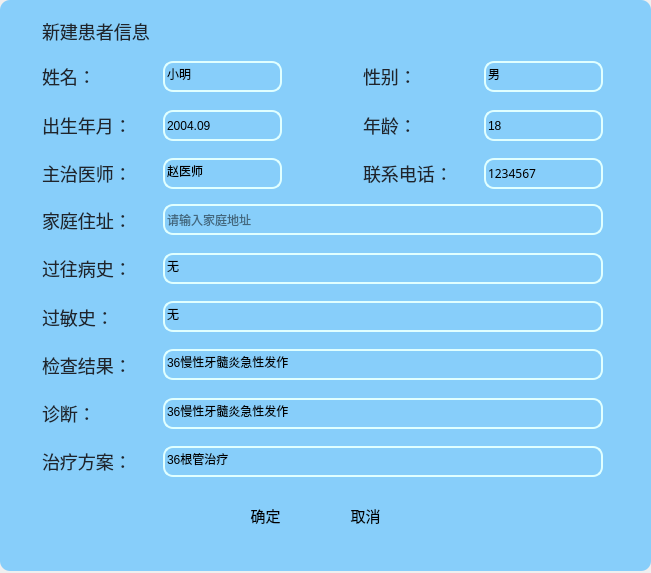
<?xml version="1.0" encoding="UTF-8"?>
<ui version="4.0">
 <class>patientcase</class>
 <widget class="QWidget" name="patientcase">
  <property name="geometry">
   <rect>
    <x>0</x>
    <y>0</y>
    <width>651</width>
    <height>573</height>
   </rect>
  </property>
  <property name="windowTitle">
   <string>Form</string>
  </property>
  <property name="styleSheet">
   <string notr="true"/>
  </property>
  <widget class="QWidget" name="widget" native="true">
   <property name="geometry">
    <rect>
     <x>0</x>
     <y>0</y>
     <width>651</width>
     <height>571</height>
    </rect>
   </property>
   <property name="styleSheet">
    <string notr="true">QWidget {

background:#87CEFA;

    border-radius: 10px;
}
</string>
   </property>
   <widget class="QWidget" name="layoutWidget_8">
    <property name="geometry">
     <rect>
      <x>42</x>
      <y>301</y>
      <width>561</width>
      <height>37</height>
     </rect>
    </property>
    <layout class="QHBoxLayout" name="horizontalLayout_7" stretch="1,5">
     <property name="spacing">
      <number>0</number>
     </property>
     <property name="bottomMargin">
      <number>5</number>
     </property>
     <item>
      <widget class="QLabel" name="label_34">
       <property name="minimumSize">
        <size>
         <width>121</width>
         <height>21</height>
        </size>
       </property>
       <property name="font">
        <font>
         <family>黑体</family>
         <pointsize>-1</pointsize>
         <bold>false</bold>
        </font>
       </property>
       <property name="styleSheet">
        <string notr="true">width: 245px;
height: 38px;
font-size: 18px;

font-weight: 400;
color: #20242B;
line-height: 194px;</string>
       </property>
       <property name="midLineWidth">
        <number>1</number>
       </property>
       <property name="text">
        <string>过敏史：</string>
       </property>
       <property name="textFormat">
        <enum>Qt::PlainText</enum>
       </property>
      </widget>
     </item>
     <item>
      <widget class="QLineEdit" name="lineEdit_7">
       <property name="minimumSize">
        <size>
         <width>0</width>
         <height>31</height>
        </size>
       </property>
       <property name="styleSheet">
        <string notr="true">    border: 2px solid #E0FFFF; /* 设置QWidget的边框为2像素宽的实线边框，颜色为#E0FFFF */
    border-radius: 10px; /* 设置QWidget的边框角为10像素的圆角 */</string>
       </property>
       <property name="text">
        <string>无</string>
       </property>
       <property name="placeholderText">
        <string>请输入过敏史</string>
       </property>
      </widget>
     </item>
    </layout>
   </widget>
   <widget class="QWidget" name="layoutWidget_9">
    <property name="geometry">
     <rect>
      <x>42</x>
      <y>349</y>
      <width>561</width>
      <height>37</height>
     </rect>
    </property>
    <layout class="QHBoxLayout" name="horizontalLayout_9" stretch="1,5">
     <property name="spacing">
      <number>0</number>
     </property>
     <property name="bottomMargin">
      <number>5</number>
     </property>
     <item>
      <widget class="QLabel" name="label_35">
       <property name="minimumSize">
        <size>
         <width>121</width>
         <height>21</height>
        </size>
       </property>
       <property name="font">
        <font>
         <family>黑体</family>
         <pointsize>-1</pointsize>
         <bold>false</bold>
        </font>
       </property>
       <property name="styleSheet">
        <string notr="true">width: 245px;
height: 38px;
font-size: 18px;

font-weight: 400;
color: #20242B;
line-height: 194px;</string>
       </property>
       <property name="midLineWidth">
        <number>1</number>
       </property>
       <property name="text">
        <string>检查结果：</string>
       </property>
       <property name="textFormat">
        <enum>Qt::PlainText</enum>
       </property>
      </widget>
     </item>
     <item>
      <widget class="QLineEdit" name="lineEdit_8">
       <property name="minimumSize">
        <size>
         <width>0</width>
         <height>31</height>
        </size>
       </property>
       <property name="styleSheet">
        <string notr="true">    border: 2px solid #E0FFFF; /* 设置QWidget的边框为2像素宽的实线边框，颜色为#E0FFFF */
    border-radius: 10px; /* 设置QWidget的边框角为10像素的圆角 */</string>
       </property>
       <property name="text">
        <string>36慢性牙髓炎急性发作</string>
       </property>
       <property name="placeholderText">
        <string>请输入检查结果</string>
       </property>
      </widget>
     </item>
    </layout>
   </widget>
   <widget class="QWidget" name="layoutWidget_10">
    <property name="geometry">
     <rect>
      <x>42</x>
      <y>397</y>
      <width>561</width>
      <height>33</height>
     </rect>
    </property>
    <layout class="QHBoxLayout" name="horizontalLayout_10" stretch="1,5">
     <property name="spacing">
      <number>0</number>
     </property>
     <item>
      <widget class="QLabel" name="label_36">
       <property name="minimumSize">
        <size>
         <width>121</width>
         <height>21</height>
        </size>
       </property>
       <property name="font">
        <font>
         <family>黑体</family>
         <pointsize>-1</pointsize>
         <bold>false</bold>
        </font>
       </property>
       <property name="styleSheet">
        <string notr="true">width: 245px;
height: 38px;
font-size: 18px;

font-weight: 400;
color: #20242B;
line-height: 194px;</string>
       </property>
       <property name="midLineWidth">
        <number>1</number>
       </property>
       <property name="text">
        <string>诊断：</string>
       </property>
       <property name="textFormat">
        <enum>Qt::PlainText</enum>
       </property>
      </widget>
     </item>
     <item>
      <widget class="QLineEdit" name="lineEdit_9">
       <property name="minimumSize">
        <size>
         <width>0</width>
         <height>31</height>
        </size>
       </property>
       <property name="styleSheet">
        <string notr="true">    border: 2px solid #E0FFFF; /* 设置QWidget的边框为2像素宽的实线边框，颜色为#E0FFFF */
    border-radius: 10px; /* 设置QWidget的边框角为10像素的圆角 */</string>
       </property>
       <property name="text">
        <string>36慢性牙髓炎急性发作</string>
       </property>
       <property name="placeholderText">
        <string>请输入诊断</string>
       </property>
      </widget>
     </item>
    </layout>
   </widget>
   <widget class="QWidget" name="layoutWidget_11">
    <property name="geometry">
     <rect>
      <x>42</x>
      <y>445</y>
      <width>561</width>
      <height>33</height>
     </rect>
    </property>
    <layout class="QHBoxLayout" name="horizontalLayout_11" stretch="1,5">
     <property name="spacing">
      <number>0</number>
     </property>
     <item>
      <widget class="QLabel" name="label_37">
       <property name="minimumSize">
        <size>
         <width>121</width>
         <height>21</height>
        </size>
       </property>
       <property name="font">
        <font>
         <family>黑体</family>
         <pointsize>-1</pointsize>
         <bold>false</bold>
        </font>
       </property>
       <property name="styleSheet">
        <string notr="true">width: 245px;
height: 38px;
font-size: 18px;

font-weight: 400;
color: #20242B;
line-height: 194px;</string>
       </property>
       <property name="midLineWidth">
        <number>1</number>
       </property>
       <property name="text">
        <string>治疗方案：</string>
       </property>
       <property name="textFormat">
        <enum>Qt::PlainText</enum>
       </property>
      </widget>
     </item>
     <item>
      <widget class="QLineEdit" name="lineEdit_10">
       <property name="minimumSize">
        <size>
         <width>0</width>
         <height>31</height>
        </size>
       </property>
       <property name="styleSheet">
        <string notr="true">    border: 2px solid #E0FFFF; /* 设置QWidget的边框为2像素宽的实线边框，颜色为#E0FFFF */
    border-radius: 10px; /* 设置QWidget的边框角为10像素的圆角 */</string>
       </property>
       <property name="text">
        <string>36根管治疗</string>
       </property>
       <property name="placeholderText">
        <string>请输入治疗方案</string>
       </property>
      </widget>
     </item>
    </layout>
   </widget>
   <widget class="QWidget" name="layoutWidget_6">
    <property name="geometry">
     <rect>
      <x>42</x>
      <y>252</y>
      <width>561</width>
      <height>33</height>
     </rect>
    </property>
    <layout class="QHBoxLayout" name="horizontalLayout_6" stretch="1,10">
     <property name="spacing">
      <number>0</number>
     </property>
     <property name="bottomMargin">
      <number>0</number>
     </property>
     <item>
      <widget class="QLabel" name="label_33">
       <property name="minimumSize">
        <size>
         <width>121</width>
         <height>21</height>
        </size>
       </property>
       <property name="font">
        <font>
         <family>黑体</family>
         <pointsize>-1</pointsize>
         <bold>false</bold>
        </font>
       </property>
       <property name="styleSheet">
        <string notr="true">width: 245px;
height: 38px;
font-size: 18px;

font-weight: 400;
color: #20242B;
line-height: 194px;</string>
       </property>
       <property name="midLineWidth">
        <number>1</number>
       </property>
       <property name="text">
        <string>过往病史：</string>
       </property>
       <property name="textFormat">
        <enum>Qt::PlainText</enum>
       </property>
      </widget>
     </item>
     <item>
      <widget class="QLineEdit" name="lineEdit_6">
       <property name="minimumSize">
        <size>
         <width>0</width>
         <height>31</height>
        </size>
       </property>
       <property name="styleSheet">
        <string notr="true">    border: 2px solid #E0FFFF; /* 设置QWidget的边框为2像素宽的实线边框，颜色为#E0FFFF */
    border-radius: 10px; /* 设置QWidget的边框角为10像素的圆角 */</string>
       </property>
       <property name="text">
        <string>无</string>
       </property>
       <property name="placeholderText">
        <string>请输入过往病史</string>
       </property>
      </widget>
     </item>
    </layout>
   </widget>
   <widget class="QWidget" name="layoutWidget_7">
    <property name="geometry">
     <rect>
      <x>42</x>
      <y>204</y>
      <width>561</width>
      <height>37</height>
     </rect>
    </property>
    <layout class="QHBoxLayout" name="horizontalLayout_5" stretch="1,5">
     <property name="spacing">
      <number>0</number>
     </property>
     <property name="bottomMargin">
      <number>5</number>
     </property>
     <item>
      <widget class="QLabel" name="label_32">
       <property name="minimumSize">
        <size>
         <width>121</width>
         <height>21</height>
        </size>
       </property>
       <property name="font">
        <font>
         <family>黑体</family>
         <pointsize>-1</pointsize>
         <bold>false</bold>
        </font>
       </property>
       <property name="styleSheet">
        <string notr="true">width: 245px;
height: 38px;
font-size: 18px;

font-weight: 400;
color: #20242B;
line-height: 194px;</string>
       </property>
       <property name="midLineWidth">
        <number>1</number>
       </property>
       <property name="text">
        <string>家庭住址：</string>
       </property>
       <property name="textFormat">
        <enum>Qt::PlainText</enum>
       </property>
      </widget>
     </item>
     <item>
      <widget class="QLineEdit" name="lineEdit_5">
       <property name="minimumSize">
        <size>
         <width>0</width>
         <height>31</height>
        </size>
       </property>
       <property name="styleSheet">
        <string notr="true">    border: 2px solid #E0FFFF; /* 设置QWidget的边框为2像素宽的实线边框，颜色为#E0FFFF */
    border-radius: 10px; /* 设置QWidget的边框角为10像素的圆角 */</string>
       </property>
       <property name="placeholderText">
        <string>请输入家庭地址</string>
       </property>
      </widget>
     </item>
    </layout>
   </widget>
   <widget class="QPushButton" name="pushButton">
    <property name="geometry">
     <rect>
      <x>610</x>
      <y>10</y>
      <width>31</width>
      <height>31</height>
     </rect>
    </property>
    <property name="styleSheet">
     <string notr="true">border-image: url(:/Alecive-Flatwoken-Apps-Dialog-Close.96.png);</string>
    </property>
    <property name="text">
     <string/>
    </property>
   </widget>
   <widget class="QWidget" name="layoutWidget">
    <property name="geometry">
     <rect>
      <x>42</x>
      <y>108</y>
      <width>561</width>
      <height>35</height>
     </rect>
    </property>
    <layout class="QHBoxLayout" name="horizontalLayout_15" stretch="3,1,3">
     <property name="spacing">
      <number>0</number>
     </property>
     <item>
      <layout class="QHBoxLayout" name="horizontalLayout_3" stretch="1,2">
       <property name="spacing">
        <number>0</number>
       </property>
       <item>
        <widget class="QLabel" name="label_30">
         <property name="minimumSize">
          <size>
           <width>121</width>
           <height>21</height>
          </size>
         </property>
         <property name="font">
          <font>
           <family>黑体</family>
           <pointsize>-1</pointsize>
           <bold>false</bold>
          </font>
         </property>
         <property name="styleSheet">
          <string notr="true">width: 245px;
height: 38px;
font-size: 18px;

font-weight: 400;
color: #20242B;
line-height: 194px;</string>
         </property>
         <property name="midLineWidth">
          <number>1</number>
         </property>
         <property name="text">
          <string>出生年月：</string>
         </property>
         <property name="textFormat">
          <enum>Qt::PlainText</enum>
         </property>
        </widget>
       </item>
       <item>
        <widget class="QLineEdit" name="lineEdit_3">
         <property name="minimumSize">
          <size>
           <width>0</width>
           <height>31</height>
          </size>
         </property>
         <property name="styleSheet">
          <string notr="true">    border: 2px solid #E0FFFF; /* 设置QWidget的边框为2像素宽的实线边框，颜色为#E0FFFF */
    border-radius: 10px; /* 设置QWidget的边框角为10像素的圆角 */</string>
         </property>
         <property name="text">
          <string>2004.09</string>
         </property>
         <property name="placeholderText">
          <string>请输入</string>
         </property>
        </widget>
       </item>
      </layout>
     </item>
     <item>
      <spacer name="horizontalSpacer_3">
       <property name="orientation">
        <enum>Qt::Horizontal</enum>
       </property>
       <property name="sizeHint" stdset="0">
        <size>
         <width>40</width>
         <height>20</height>
        </size>
       </property>
      </spacer>
     </item>
     <item>
      <layout class="QHBoxLayout" name="horizontalLayout_13" stretch="1,2">
       <property name="spacing">
        <number>0</number>
       </property>
       <item>
        <widget class="QLabel" name="label_39">
         <property name="minimumSize">
          <size>
           <width>121</width>
           <height>21</height>
          </size>
         </property>
         <property name="font">
          <font>
           <family>黑体</family>
           <pointsize>-1</pointsize>
           <bold>false</bold>
          </font>
         </property>
         <property name="styleSheet">
          <string notr="true">width: 245px;
height: 38px;
font-size: 18px;

font-weight: 400;
color: #20242B;
line-height: 194px;</string>
         </property>
         <property name="midLineWidth">
          <number>1</number>
         </property>
         <property name="text">
          <string>年龄：</string>
         </property>
         <property name="textFormat">
          <enum>Qt::PlainText</enum>
         </property>
        </widget>
       </item>
       <item>
        <widget class="QLineEdit" name="lineEdit_12">
         <property name="minimumSize">
          <size>
           <width>0</width>
           <height>31</height>
          </size>
         </property>
         <property name="styleSheet">
          <string notr="true">    border: 2px solid #E0FFFF; /* 设置QWidget的边框为2像素宽的实线边框，颜色为#E0FFFF */
    border-radius: 10px; /* 设置QWidget的边框角为10像素的圆角 */</string>
         </property>
         <property name="text">
          <string>18</string>
         </property>
         <property name="placeholderText">
          <string>请输入</string>
         </property>
        </widget>
       </item>
      </layout>
     </item>
    </layout>
   </widget>
   <widget class="QWidget" name="layoutWidget">
    <property name="geometry">
     <rect>
      <x>42</x>
      <y>11</y>
      <width>547</width>
      <height>46</height>
     </rect>
    </property>
    <layout class="QHBoxLayout" name="horizontalLayout_17">
     <property name="bottomMargin">
      <number>5</number>
     </property>
     <item>
      <widget class="QLabel" name="label_28">
       <property name="minimumSize">
        <size>
         <width>121</width>
         <height>35</height>
        </size>
       </property>
       <property name="font">
        <font>
         <family>黑体</family>
         <pointsize>-1</pointsize>
         <bold>false</bold>
        </font>
       </property>
       <property name="styleSheet">
        <string notr="true">width: 245px;
height: 38px;
font-size: 18px;

font-weight: 400;
color: #20242B;
line-height: 194px;</string>
       </property>
       <property name="midLineWidth">
        <number>1</number>
       </property>
       <property name="text">
        <string>新建患者信息</string>
       </property>
       <property name="textFormat">
        <enum>Qt::PlainText</enum>
       </property>
      </widget>
     </item>
     <item>
      <spacer name="horizontalSpacer_7">
       <property name="orientation">
        <enum>Qt::Horizontal</enum>
       </property>
       <property name="sizeHint" stdset="0">
        <size>
         <width>418</width>
         <height>20</height>
        </size>
       </property>
      </spacer>
     </item>
    </layout>
   </widget>
   <widget class="QWidget" name="layoutWidget">
    <property name="geometry">
     <rect>
      <x>42</x>
      <y>156</y>
      <width>561</width>
      <height>35</height>
     </rect>
    </property>
    <layout class="QHBoxLayout" name="horizontalLayout_16" stretch="3,1,3">
     <property name="spacing">
      <number>0</number>
     </property>
     <item>
      <layout class="QHBoxLayout" name="horizontalLayout_4" stretch="1,2">
       <property name="spacing">
        <number>0</number>
       </property>
       <item>
        <widget class="QLabel" name="label_31">
         <property name="minimumSize">
          <size>
           <width>121</width>
           <height>21</height>
          </size>
         </property>
         <property name="font">
          <font>
           <family>黑体</family>
           <pointsize>-1</pointsize>
           <bold>false</bold>
          </font>
         </property>
         <property name="styleSheet">
          <string notr="true">width: 245px;
height: 38px;
font-size: 18px;

font-weight: 400;
color: #20242B;
line-height: 194px;</string>
         </property>
         <property name="midLineWidth">
          <number>1</number>
         </property>
         <property name="text">
          <string>主治医师：</string>
         </property>
         <property name="textFormat">
          <enum>Qt::PlainText</enum>
         </property>
        </widget>
       </item>
       <item>
        <widget class="QLineEdit" name="lineEdit_4">
         <property name="minimumSize">
          <size>
           <width>0</width>
           <height>31</height>
          </size>
         </property>
         <property name="styleSheet">
          <string notr="true">    border: 2px solid #E0FFFF; /* 设置QWidget的边框为2像素宽的实线边框，颜色为#E0FFFF */
    border-radius: 10px; /* 设置QWidget的边框角为10像素的圆角 */</string>
         </property>
         <property name="text">
          <string>赵医师</string>
         </property>
         <property name="placeholderText">
          <string>请输入</string>
         </property>
        </widget>
       </item>
      </layout>
     </item>
     <item>
      <spacer name="horizontalSpacer_4">
       <property name="orientation">
        <enum>Qt::Horizontal</enum>
       </property>
       <property name="sizeHint" stdset="0">
        <size>
         <width>40</width>
         <height>20</height>
        </size>
       </property>
      </spacer>
     </item>
     <item>
      <layout class="QHBoxLayout" name="horizontalLayout_12" stretch="1,3">
       <property name="spacing">
        <number>0</number>
       </property>
       <item>
        <widget class="QLabel" name="label_38">
         <property name="minimumSize">
          <size>
           <width>121</width>
           <height>21</height>
          </size>
         </property>
         <property name="font">
          <font>
           <family>黑体</family>
           <pointsize>-1</pointsize>
           <bold>false</bold>
          </font>
         </property>
         <property name="styleSheet">
          <string notr="true">width: 245px;
height: 38px;
font-size: 18px;

font-weight: 400;
color: #20242B;
line-height: 194px;</string>
         </property>
         <property name="midLineWidth">
          <number>1</number>
         </property>
         <property name="text">
          <string>联系电话：</string>
         </property>
         <property name="textFormat">
          <enum>Qt::PlainText</enum>
         </property>
        </widget>
       </item>
       <item>
        <widget class="QLineEdit" name="lineEdit_11">
         <property name="minimumSize">
          <size>
           <width>0</width>
           <height>31</height>
          </size>
         </property>
         <property name="font">
          <font>
           <family>黑体</family>
          </font>
         </property>
         <property name="styleSheet">
          <string notr="true">    border: 2px solid #E0FFFF; /* 设置QWidget的边框为2像素宽的实线边框，颜色为#E0FFFF */
    border-radius: 10px; /* 设置QWidget的边框角为10像素的圆角 */</string>
         </property>
         <property name="text">
          <string>1234567</string>
         </property>
         <property name="placeholderText">
          <string>请输入</string>
         </property>
        </widget>
       </item>
      </layout>
     </item>
    </layout>
   </widget>
   <widget class="QWidget" name="layoutWidget">
    <property name="geometry">
     <rect>
      <x>42</x>
      <y>59</y>
      <width>561</width>
      <height>35</height>
     </rect>
    </property>
    <layout class="QHBoxLayout" name="horizontalLayout" stretch="3,1,3">
     <property name="spacing">
      <number>0</number>
     </property>
     <item>
      <layout class="QHBoxLayout" name="horizontalLayout_2" stretch="1,3">
       <property name="spacing">
        <number>0</number>
       </property>
       <item>
        <widget class="QLabel" name="label_29">
         <property name="minimumSize">
          <size>
           <width>121</width>
           <height>21</height>
          </size>
         </property>
         <property name="font">
          <font>
           <family>黑体</family>
           <pointsize>-1</pointsize>
           <bold>false</bold>
          </font>
         </property>
         <property name="styleSheet">
          <string notr="true">width: 245px;
height: 38px;
font-size: 18px;

font-weight: 400;
color: #20242B;
line-height: 194px;</string>
         </property>
         <property name="midLineWidth">
          <number>1</number>
         </property>
         <property name="text">
          <string>姓名：</string>
         </property>
         <property name="textFormat">
          <enum>Qt::PlainText</enum>
         </property>
        </widget>
       </item>
       <item>
        <widget class="QLineEdit" name="lineEdit_2">
         <property name="enabled">
          <bool>true</bool>
         </property>
         <property name="minimumSize">
          <size>
           <width>0</width>
           <height>31</height>
          </size>
         </property>
         <property name="styleSheet">
          <string notr="true">    border: 2px solid #E0FFFF; /* 设置QWidget的边框为2像素宽的实线边框，颜色为#E0FFFF */
    border-radius: 10px; /* 设置QWidget的边框角为10像素的圆角 */</string>
         </property>
         <property name="text">
          <string>小明</string>
         </property>
         <property name="alignment">
          <set>Qt::AlignLeading|Qt::AlignLeft|Qt::AlignVCenter</set>
         </property>
         <property name="placeholderText">
          <string>请输入</string>
         </property>
        </widget>
       </item>
      </layout>
     </item>
     <item>
      <spacer name="horizontalSpacer_2">
       <property name="orientation">
        <enum>Qt::Horizontal</enum>
       </property>
       <property name="sizeHint" stdset="0">
        <size>
         <width>40</width>
         <height>20</height>
        </size>
       </property>
      </spacer>
     </item>
     <item>
      <layout class="QHBoxLayout" name="horizontalLayout_14" stretch="1,3">
       <property name="spacing">
        <number>0</number>
       </property>
       <item>
        <widget class="QLabel" name="label_40">
         <property name="minimumSize">
          <size>
           <width>121</width>
           <height>21</height>
          </size>
         </property>
         <property name="font">
          <font>
           <family>黑体</family>
           <pointsize>-1</pointsize>
           <bold>false</bold>
          </font>
         </property>
         <property name="styleSheet">
          <string notr="true">width: 245px;
height: 38px;
font-size: 18px;

font-weight: 400;
color: #20242B;
line-height: 194px;</string>
         </property>
         <property name="midLineWidth">
          <number>1</number>
         </property>
         <property name="text">
          <string>性别：</string>
         </property>
         <property name="textFormat">
          <enum>Qt::PlainText</enum>
         </property>
        </widget>
       </item>
       <item>
        <widget class="QLineEdit" name="lineEdit_13">
         <property name="minimumSize">
          <size>
           <width>0</width>
           <height>31</height>
          </size>
         </property>
         <property name="styleSheet">
          <string notr="true">    border: 2px solid #E0FFFF; /* 设置QWidget的边框为2像素宽的实线边框，颜色为#E0FFFF */
    border-radius: 10px; /* 设置QWidget的边框角为10像素的圆角 */</string>
         </property>
         <property name="text">
          <string>男</string>
         </property>
         <property name="placeholderText">
          <string>请输入</string>
         </property>
        </widget>
       </item>
      </layout>
     </item>
    </layout>
   </widget>
   <widget class="QPushButton" name="cancelpatient">
    <property name="geometry">
     <rect>
      <x>340</x>
      <y>500</y>
      <width>51</width>
      <height>31</height>
     </rect>
    </property>
    <property name="font">
     <font>
      <family>黑体</family>
      <pointsize>11</pointsize>
     </font>
    </property>
    <property name="styleSheet">
     <string notr="true">border-image: url(:/saveclicked.png);</string>
    </property>
    <property name="text">
     <string>取消</string>
    </property>
   </widget>
   <widget class="QPushButton" name="savepatient">
    <property name="geometry">
     <rect>
      <x>240</x>
      <y>500</y>
      <width>51</width>
      <height>31</height>
     </rect>
    </property>
    <property name="font">
     <font>
      <family>黑体</family>
      <pointsize>11</pointsize>
     </font>
    </property>
    <property name="styleSheet">
     <string notr="true">border-image: url(:/saveclicked.png);</string>
    </property>
    <property name="text">
     <string>确定</string>
    </property>
   </widget>
  </widget>
 </widget>
 <resources/>
 <connections/>
</ui>
